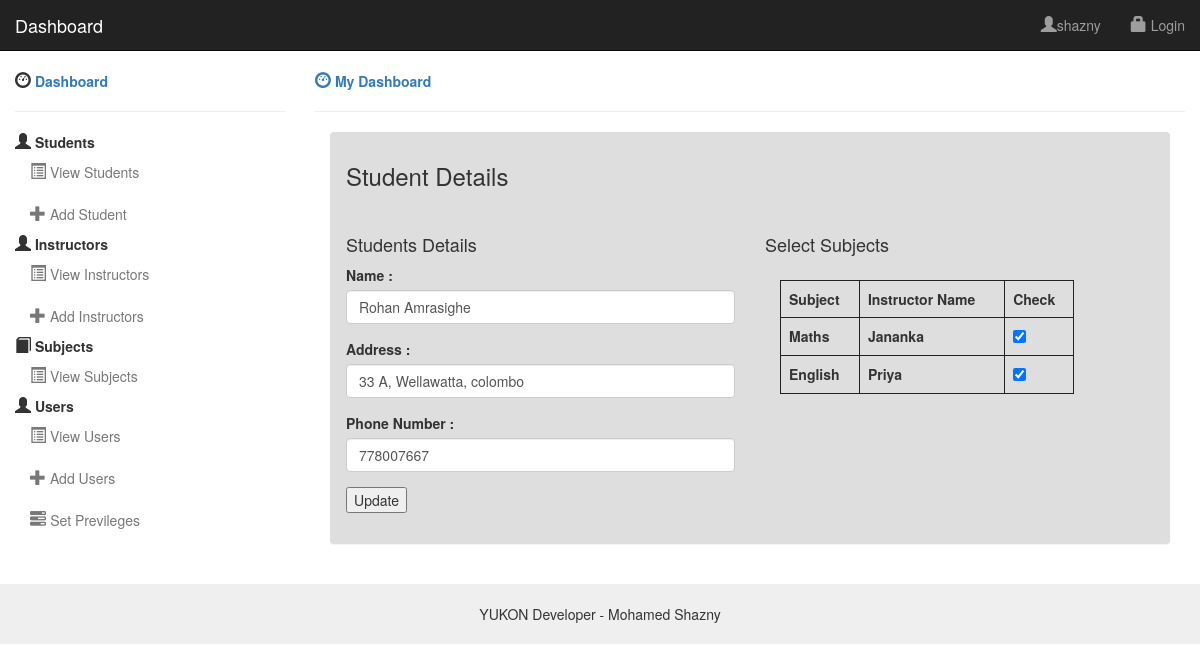
Screenshot of /student_details.php?stdnt_id=1 (signed in) with the database file from the repository.
### tables this page shows
CREATE TABLE `students` (
  `std_id` int(11) NOT NULL,
  `name` varchar(100) NOT NULL,
  `address` text NOT NULL,
  `phone_no` int(10) NOT NULL
);

CREATE TABLE `instructors` (
  `instr_id` int(10) NOT NULL,
  `instr_name` varchar(30) NOT NULL,
  `instr_add` text NOT NULL,
  `instr_phone` int(10) NOT NULL,
  `subj_id` int(100) NOT NULL
);

CREATE TABLE `subjects` (
  `subj_id` int(10) NOT NULL,
  `subject` varchar(100) NOT NULL,
  `subj_book` varchar(100) NOT NULL
);

### privilegeduser.php (called while the page is built, shortened)
<?php
include('role.php');
class PrivilegedUser extends User
{
    private $roles;
    public static function getByUsername($username,$conn) {
        $sql = "SELECT * FROM users WHERE username = '".$username."'";
        $result = mysqli_query($conn, $sql);
        $row=$result->fetch_assoc();
        if (!empty($result)) {
            $privUser = new PrivilegedUser($username,$row['userpass']);
            $privUser->user_id = $row['user_id'];
            $privUser->username = $username;
            $privUser->password = $row['userpass'];
            $privUser->initRoles($row['user_id']);
            return $privUser;
        } else {
            return false;
        }
    }
    protected function initRoles($user_id) {
        $this->roles = array();
        $sql = "SELECT t1.role_id, t2.role_name FROM user_role as t1
                JOIN roles as t2 ON t1.role_id = t2.role_id
                WHERE t1.user_id = '".$user_id."'";
        $instance = ConnectDb::getInstance();
        $conn = $instance->getConnection();
        $result = mysqli_query($conn, $sql);
        if ($result->num_rows > 0) {
            while($row = $result->fetch_assoc()) {
                $this->roles[$row["role_name"]] = Role::getRolePerms($row["role_id"]);
            }
        }
    }
    public function hasPrivilege($perm) {
        foreach ($this->roles as $role) {
            if ($role->hasPerm($perm)) {
                return true;
            }
        }
        return false;
    }
}

### role.php (called while the page is built)
<?php
class Role
{
    protected $permissions;
    public function __construct() {
        $this->permissions = array();
    }
    public static function getRolePerms($role_id) {
        $role = new Role();
        $sql = "SELECT t2.perm_desc FROM role_perm as t1
                JOIN permissions as t2 ON t1.perm_id = t2.perm_id
                WHERE t1.role_id = '".$role_id."'";
        $instance = ConnectDb::getInstance();
        $conn = $instance->getConnection();
        $result = mysqli_query($conn, $sql);
        if ($result->num_rows > 0) {
             while($row = $result->fetch_assoc()) {
                $role->permissions[$row["perm_desc"]] = true;
             }
          return $role;
        }
    }
    function hasPerm($permission) {
        return isset($this->permissions[$permission]);
    }
}

### student_details.php (the view, shortened to what this page needs)
<?php
include('header.php');
require_once "PrivilegedUser.php";
if( $_GET["stdnt_id"]){
   $sql_stndts="SELECT * FROM students WHERE std_id='".$_GET["stdnt_id"]."'";
   $result_stdnts = mysqli_query($conn, $sql_stndts);
   if ($result_stdnts->num_rows > 0) {
    while($row = $result_stdnts->fetch_assoc()) {
?>
<div class="container-fluid">
    <div class="row">
        <?php include('side_menu.php');?>
        <div class="col-sm-9">
            <a href="#"><strong><i class="glyphicon glyphicon-dashboard"></i> My Dashboard</strong></a>
            <hr>
          <div class="container">
        <div class="panel panel-flat">
        <div class="panel-heading"><h3>Student Details</h3></div>
        <div class="panel-body">
          <div class="row">
             <form id="stdfrm">
                  <div class="col-sm-6">
                      <h4>Students Details</h4>
                       <div class="form-group">
                        <label> Name :</label>
                          <input type="text" class="form-control" value="<?php echo $row['name'] ?>" name="txtname" id="txtname">
                        </div>
                        <div class="form-group">
                          <label> Address :</label>
                          <input type="text" class="form-control" value="<?php echo $row['address'] ?>" name="txtadd" id="txtadd">
                        </div>
                        <div class="form-group">
                          <label>Phone Number :</label>
                          <input type="text" class="form-control" value="<?php echo $row['phone_no'] ?>" name="txtphone" id="txtphone">
                        </div>
                  </div>
                  <div class="col-sm-6">
                    <h4>Select Subjects</h4>
                    <div class="col-sm-10">
                       <table class="table table-bordered">
                          <thead>
                            <tr>
                              <th>Subject</th>
                              <th>Instructor Name</th>
                              <th>Check</th>
                            </tr>
                          </thead>
                          <tbody>
                            <?php
                             $sql="SELECT s.subject,s.subj_id,i.instr_name FROM subjects s JOIN instructors i ON s.subj_id=i.subj_id";
                             $result = mysqli_query($conn, $sql);
                              if ($result->num_rows > 0) {
                                while($row1 = $result->fetch_assoc()) {
                                   echo "<div class='form-group'>";
                                   echo " <tr>";
                                   echo "   <th> ".$row1['subject']." </th>";
                                   echo "   <th> ".$row1['instr_name']." </th>";
                                    $sql_std_subj="SELECT subj_id FROM students_following_subjects WHERE std_id='".$row['std_id']."'";
                                    $result_sql_std_subj = mysqli_query($conn, $sql_std_subj);
                                    if ($result_sql_std_subj->num_rows > 0) {
                                      $rowsarr = [];
                                      while($row_ = $result_sql_std_subj->fetch_assoc())
                                      {
                                          $rowsarr[] = $row_['subj_id'];
                                      }
                                      echo "<th>";
                                      if (in_array($row1['subj_id'],  $rowsarr)) {
                                         echo "<input type='checkbox' checked class='frmchkbx' name='subchekbx' value=".$row1['subj_id']."> ";
                                      }else{
                                         echo "<input type='checkbox' class='frmchkbx' name='subchekbx' value=".$row1['subj_id']."> ";
                                      }
                                      echo "</th>";
                                    }else{
                                       echo "<th><input type='checkbox' class='frmchkbx' name='subchekbx' value=".$row1['subj_id']."> </th>";
                                    }
                                   echo "</tr>";
                                   echo "</div>";
                                 }
                               }
                            ?>
                        </tbody>
                      </table>
                    </div>
                  </div>
                  <?php
                    if (isset($_SESSION["username"])) {
                        $u = PrivilegedUser::getByUsername($_SESSION["username"],$conn);
                    }
                    if ($u->hasPrivilege("edit_update_students") ) {
                      echo "<div class='col-sm-12'>";
                      echo "<div class='form-group'>";
                      echo "<input type='submit' value='Update' />";
                      echo "</div>";
                      echo "</div>";
                    }
                  ?>
                   </form>
            </div>
          </div>
          </div>
        </div>
      </div>
    </div>
   </div>
<?php
}
}
}else{
}
?>
<?php
include('footer.php');
?>
    </body>
</html>

### side_menu.php
<?php
require_once "PrivilegedUser.php";
?>
<html>
 <div class="col-sm-3">
            <strong><i class="glyphicon glyphicon-dashboard"></i><a href="./index.php"> Dashboard</a></strong>
            <hr>
           <strong><i class="glyphicon glyphicon-user"></i>  Students</strong>
            <ul class="nav nav-stacked">
                    <ul class="nav nav-stacked collapse in" id="userMenu">
                        <li class="active"> <a href="./view_students.php"><i class="glyphicon glyphicon-list-alt"></i> View Students</a></li>
                        <li><a href="./add_students.php"><i class="glyphicon glyphicon-plus"></i> Add Student</a></li>
                    </ul>
            </ul>
            <strong><i class="glyphicon glyphicon-user"></i>  Instructors</strong>
            <ul class="nav nav-stacked">
                    <ul class="nav nav-stacked collapse in" id="userMenu">
                        <li class="active"> <a href="./view_instructors.php"><i class="glyphicon glyphicon-list-alt"></i> View Instructors</a></li>
                        <li><a href="./add_instructor.php"><i class="glyphicon glyphicon-plus"></i> Add Instructors</a></li>
                    </ul>
            </ul>
            <strong><i class="glyphicon glyphicon-book"></i>  Subjects</strong>
            <ul class="nav nav-stacked">
                    <ul class="nav nav-stacked collapse in" id="userMenu">
                        <li class="active"> <a href="./view_subjects.php"><i class="glyphicon glyphicon-list-alt"></i> View Subjects</a></li>
                    </ul>
            </ul>
            <?php
            if (isset($_SESSION["username"])) {
                $u = PrivilegedUser::getByUsername($_SESSION["username"],$conn);
            }
            if ($u->hasPrivilege('user_manage') ) {
                echo"
                    <strong><i class='glyphicon glyphicon-user'></i>  Users</strong>
                    <ul class='nav nav-stacked'>
                            <ul class='nav nav-stacked collapse in' id='userMenu'>
                                <li class='active'> <a href='./view_users.php'><i class='glyphicon glyphicon-list-alt'></i> View Users</a></li>
                                <li class='active'> <a href='./add_users.php'><i class='glyphicon glyphicon-plus'></i> Add Users</a></li>
                                <li><a href='./set_user_previleges.php'><i class='glyphicon glyphicon-tasks'></i> Set Previleges</a></li>
                            </ul>
                    </ul>";
            }
            ?>
        </div>
</html>

### header.php (style rules this page uses)
i { font-size:16px; }
.nav > li > a { color:#787878; }
.container { width: 100% !important; }
.panel { background-color: #dedede !important; }
.table-bordered>tbody>tr>td, .table-bordered>tbody>tr>th, .table-bordered>tfoot>tr>td, .table-bordered>tfoot>tr>th, .table-bordered>thead>tr>td, .table-bordered>thead>tr>th { border: 1px solid #222222 !important; }

### rows the page displays
students: txtname "Rohan Amrasighe", txtadd "33 A, Wellawatta, colombo", txtphone "778007667"
instructors: subj.subject "Maths", instr_name "Jananka"
instructors: subj.subject "English", instr_name "Priya"

### other values shown
$_SESSION['username'] "shazny"
